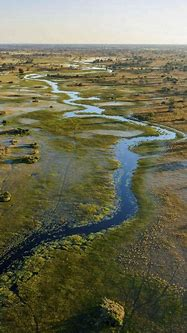
%> input picture 1大作业/亮通道图像验证/验证图片集/1.jfif, 187 x 333 px
$ octave bright_chanel.m   (GNU Octave 9; MATLAB toolbox functions it lacks are replaced by stand-ins)
%> lines starting %> are read from the running program, lines starting %| are printed output that depends on the picture

%%
%图像读取
f1 = imread('E:\大三上课程\数字图像处理\1大作业\亮通道图像验证\验证图片集\1.jfif');%读取原始图像
%> f1 is the input picture: size 333x187x3 uint8; mean R, G, B 108.6, 108.3, 83.3

figure(1),imshow(f1),title('验证图像');

%saveas(1,'.\new_img\task4\原图像添加均匀噪声.jpg');


%%
%获取图像亮通道数值
[h0,w0,d0] = size(f1)
%> h0 = 333; w0 = 187; d0 = 3


f1 = double(f1);
%> f1: size 333x187x3 double
%[h,w] = size(f1);

filter_size = 9;%设定窗口大小
f_size = (filter_size-1)/2;

imsize = max(h0/filter_size+1,w0/filter_size+1);
%> imsize = 38

f2 = double(f1);
R = f1(:,:,1);%获取三个通道的颜色参数
G = f1(:,:,2);
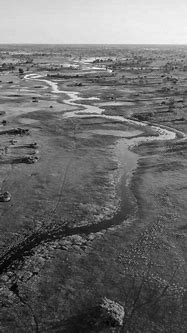
%> G: size 333x187 double; min 0, max 255, mean 108.3
B = f1(:,:,3);
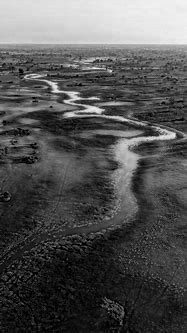
%> B: size 333x187 double; min 0, max 244, mean 83.3
%[h,w,d] = size(R)
R = imresize(R,[imsize*filter_size imsize*filter_size]);
%> R: size 342x342 double
G = imresize(G,[imsize*filter_size imsize*filter_size]);
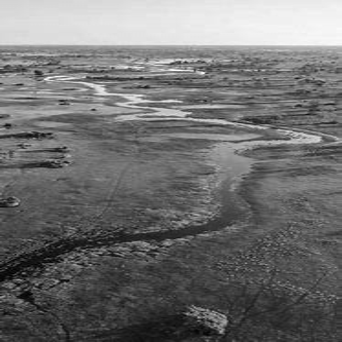
%> G: size 342x342 double; min -3.18, max 249.1, mean 108.3; drawn with min black and max white
B = imresize(B,[imsize*filter_size imsize*filter_size]);
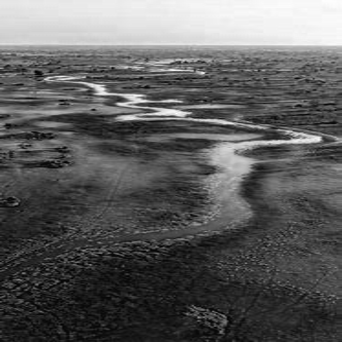
%> B: size 342x342 double; min -9.7, max 244, mean 83.3; drawn with min black and max white
f1 = imresize(f1,[imsize*filter_size imsize*filter_size]);
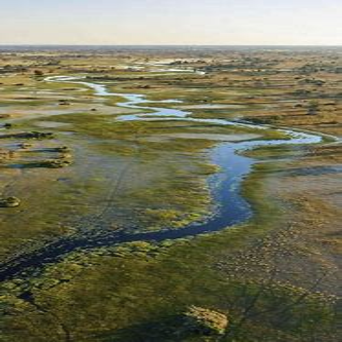
%> f1: size 342x342x3 double; mean R, G, B 108.6, 108.3, 83.3; drawn with min black and max white
%temp_R=(R(f_size:1:2*f_size,f_size:1:2*f_size))
%f1 = padarray(f1,[f_size,f_size],'symmetric');%图像边缘进行镜像填充

[h,w] = size(R)%获取填充后图像的长宽
%> h = 342; w = 342

%%
% %对图像进行取最大值处理
for i = 1 :filter_size-1: h-filter_size
    for j = 1 :filter_size-1: w-filter_size
      temp_R=R(i:i+filter_size,j:j+filter_size);
      temp1_R = max(max(temp_R(:)));
      temp_G=G(i:1:i+filter_size,j:1:j+filter_size);
      temp1_G = max(max(temp_G(:)));
      temp_B=B(i:1:i+filter_size,j:1:j+filter_size);
      temp1_B = max(max(temp_B(:)));
      temp1 = max(temp1_R,temp1_G);
      temp1 = max(temp1,temp1_B);
      for i1 = 1:filter_size
          for j1 = 1:filter_size
              f1(i+i1-1,j+j1-1) = temp1;
          end
      end

    end
end
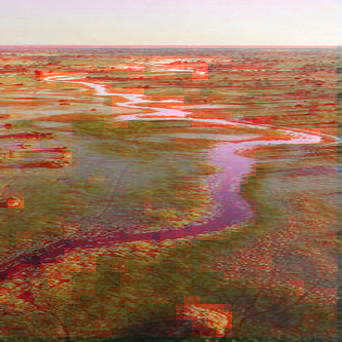
%> f1: size 342x342x3 double; mean R, G, B 147.3, 108.3, 83.3; drawn with min black and max white

f1=uint8(f1);    %转换成unit8进行显示和存储
%> f1: size 342x342x3 uint8
f1 = rgb2gray(f1);
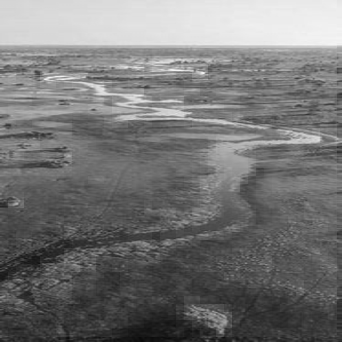
%> f1: size 342x342 uint8; min 10, max 245, mean 117.1


% 图片输出以及保存
figure(2),imshow(f1);grid on;
title( '图像亮度最大值图像')

$ run again, with 1大作业/亮通道图像验证/验证图片集/10.jfif copied over 1大作业/亮通道图像验证/验证图片集/1.jfif
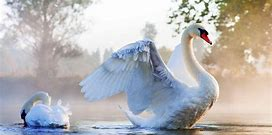
%> input picture 1大作业/亮通道图像验证/验证图片集/10.jfif, 272 x 135 px
%> f1 is the input picture: size 135x272x3 uint8; mean R, G, B 182.7, 180.9, 181.5
%> after the loop `for i = 1 :filter_size-1: h-filter_size`:
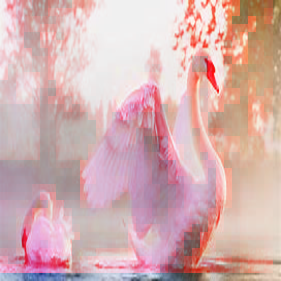
%> f1: size 281x281x3 double; mean R, G, B 221.9, 180.9, 181.5; drawn with min black and max white
%> `f1 = rgb2gray(f1);`:
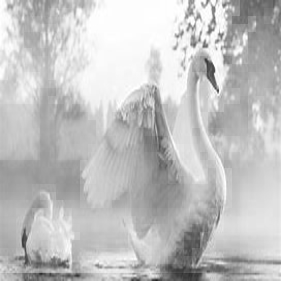
%> f1: size 281x281 uint8; min 34, max 255, mean 193.2

$ run again, with 1大作业/亮通道图像验证/验证图片集/11.jfif copied over 1大作业/亮通道图像验证/验证图片集/1.jfif
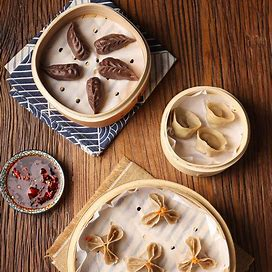
%> input picture 1大作业/亮通道图像验证/验证图片集/11.jfif, 272 x 272 px
%> f1 is the input picture: size 272x272x3 uint8; mean R, G, B 139.5, 106.5, 85.5
%> after the loop `for i = 1 :filter_size-1: h-filter_size`:
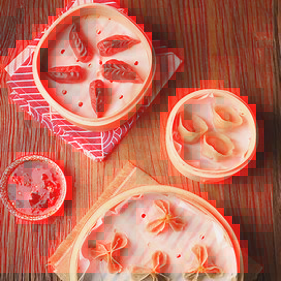
%> f1: size 281x281x3 double; mean R, G, B 198.7, 106.5, 85.5; drawn with min black and max white
%> `f1 = rgb2gray(f1);`:
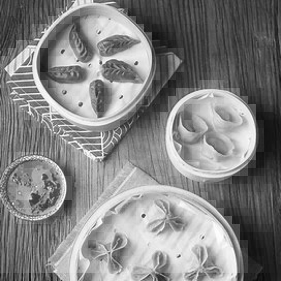
%> f1: size 281x281 uint8; min 9, max 255, mean 131.4

$ run again, with 1大作业/亮通道图像验证/验证图片集/12.jfif copied over 1大作业/亮通道图像验证/验证图片集/1.jfif
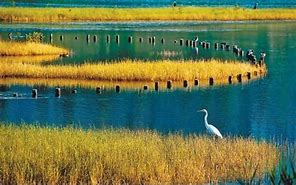
%> input picture 1大作业/亮通道图像验证/验证图片集/12.jfif, 296 x 185 px
%> f1 is the input picture: size 185x296x3 uint8; mean R, G, B 102.5, 118.3, 76.9
%> `f1 = rgb2gray(f1);`:
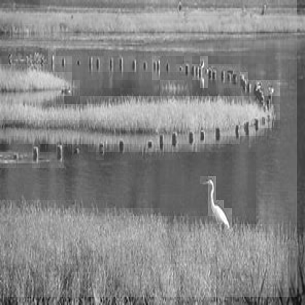
%> f1: size 305x305 uint8; min 8, max 255, mean 131.2
